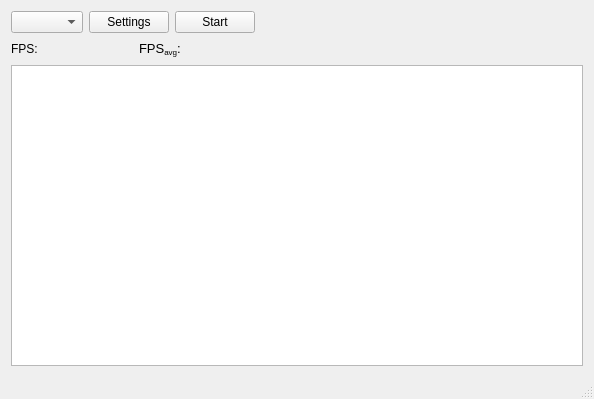
<?xml version="1.0" encoding="UTF-8"?>
<ui version="4.0">
 <class>MainWindow</class>
 <widget class="QMainWindow" name="MainWindow">
  <property name="geometry">
   <rect>
    <x>0</x>
    <y>0</y>
    <width>594</width>
    <height>399</height>
   </rect>
  </property>
  <property name="windowTitle">
   <string>Imagegrabber tester</string>
  </property>
  <widget class="QWidget" name="centralWidget">
   <layout class="QGridLayout" name="gridLayout">
    <item row="0" column="0">
     <layout class="QHBoxLayout" name="horizontalLayout_2">
      <item>
       <widget class="QComboBox" name="comboBoxGrabberTypes"/>
      </item>
      <item>
       <widget class="QPushButton" name="pushButtonSettings">
        <property name="text">
         <string>Settings</string>
        </property>
       </widget>
      </item>
      <item>
       <widget class="QPushButton" name="pushButtonStart">
        <property name="text">
         <string>Start</string>
        </property>
       </widget>
      </item>
     </layout>
    </item>
    <item row="0" column="1" colspan="2">
     <spacer name="horizontalSpacer">
      <property name="orientation">
       <enum>Qt::Horizontal</enum>
      </property>
      <property name="sizeHint" stdset="0">
       <size>
        <width>40</width>
        <height>20</height>
       </size>
      </property>
     </spacer>
    </item>
    <item row="1" column="0" colspan="2">
     <layout class="QHBoxLayout" name="horizontalLayout">
      <item>
       <widget class="QLabel" name="labelFPSText">
        <property name="text">
         <string>FPS:</string>
        </property>
       </widget>
      </item>
      <item>
       <widget class="QLabel" name="labelFPSValue">
        <property name="text">
         <string/>
        </property>
       </widget>
      </item>
      <item>
       <widget class="QLabel" name="labelFPSAvgText">
        <property name="text">
         <string>&lt;!DOCTYPE HTML PUBLIC &quot;-//W3C//DTD HTML 4.0//EN&quot; &quot;http://www.w3.org/TR/REC-html40/strict.dtd&quot;&gt;
&lt;html&gt;&lt;head&gt;&lt;meta name=&quot;qrichtext&quot; content=&quot;1&quot; /&gt;&lt;style type=&quot;text/css&quot;&gt;
p, li { white-space: pre-wrap; }
&lt;/style&gt;&lt;/head&gt;&lt;body style=&quot; font-family:'Sans Serif'; font-size:10pt; font-weight:400; font-style:normal;&quot;&gt;
&lt;p style=&quot; margin-top:0px; margin-bottom:0px; margin-left:0px; margin-right:0px; -qt-block-indent:0; text-indent:0px;&quot;&gt;FPS&lt;span style=&quot; vertical-align:sub;&quot;&gt;avg&lt;/span&gt;:&lt;/p&gt;&lt;/body&gt;&lt;/html&gt;</string>
        </property>
       </widget>
      </item>
      <item>
       <widget class="QLabel" name="labelFPSAvgValue">
        <property name="text">
         <string/>
        </property>
       </widget>
      </item>
     </layout>
    </item>
    <item row="1" column="2">
     <spacer name="horizontalSpacer_2">
      <property name="orientation">
       <enum>Qt::Horizontal</enum>
      </property>
      <property name="sizeHint" stdset="0">
       <size>
        <width>40</width>
        <height>20</height>
       </size>
      </property>
     </spacer>
    </item>
    <item row="2" column="0" colspan="3">
     <widget class="ImageView" name="graphicsViewImage"/>
    </item>
   </layout>
  </widget>
  <widget class="QStatusBar" name="statusBar"/>
  <action name="actionFPSDiagram">
   <property name="checkable">
    <bool>true</bool>
   </property>
   <property name="text">
    <string>FPS</string>
   </property>
  </action>
  <action name="actionSelect_measurement_point">
   <property name="text">
    <string>Select measurement point</string>
   </property>
  </action>
  <action name="actionHelp">
   <property name="text">
    <string>Help</string>
   </property>
  </action>
  <action name="actionTest_red">
   <property name="text">
    <string>Test red</string>
   </property>
  </action>
  <action name="actionTest_blue">
   <property name="text">
    <string>Test blue</string>
   </property>
  </action>
  <action name="actionMeasure_delay">
   <property name="text">
    <string>Measure delay</string>
   </property>
  </action>
  <action name="actioCompareSettings">
   <property name="text">
    <string>Settings</string>
   </property>
  </action>
  <action name="actionStart_compare">
   <property name="text">
    <string>Start compare</string>
   </property>
  </action>
  <action name="actionCompareSettings">
   <property name="text">
    <string>Settings</string>
   </property>
  </action>
  <action name="actionAzbeszt">
   <property name="text">
    <string>Azbeszt</string>
   </property>
  </action>
 </widget>
 <layoutdefault spacing="6" margin="11"/>
 <customwidgets>
  <customwidget>
   <class>ImageView</class>
   <extends>QGraphicsView</extends>
   <header location="global">imageview.h</header>
  </customwidget>
 </customwidgets>
 <resources/>
 <connections/>
</ui>
